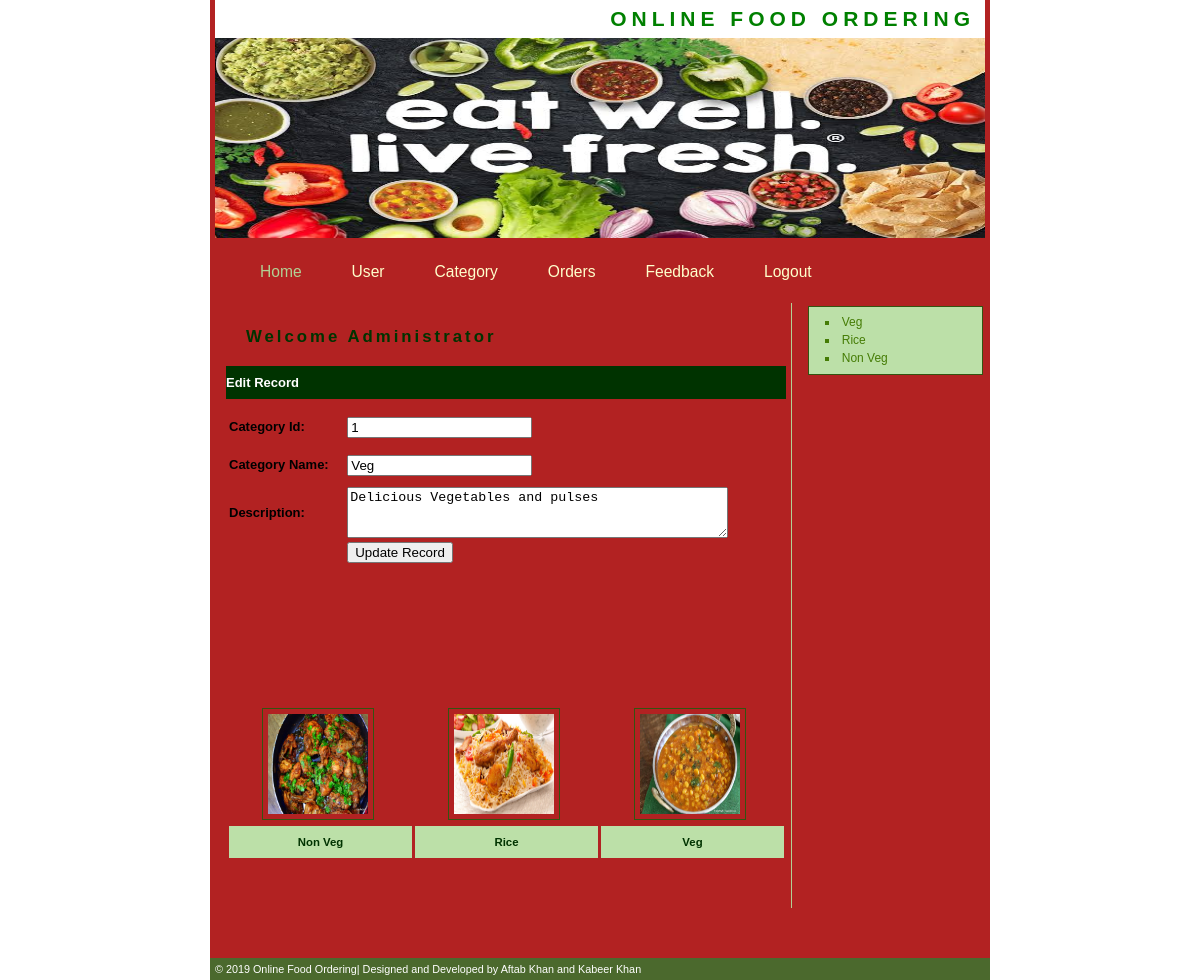
The page /Admin/EditCategory.php?CatId=1 on the database its author committed.
### tables this page shows
CREATE TABLE IF NOT EXISTS `category_master` (
  `CategoryId` int(11) NOT NULL AUTO_INCREMENT,
  `CategoryName` varchar(20) NOT NULL,
  `Description` varchar(200) NOT NULL,
  `Image` varchar(100) NOT NULL,
  PRIMARY KEY (`CategoryId`)
);

### Admin/EditCategory.php (the view, shortened to what this page needs)
<!DOCTYPE html PUBLIC "-//W3C//DTD XHTML 1.0 Transitional//EN" "http://www.w3.org/TR/xhtml1/DTD/xhtml1-transitional.dtd">
<html xmlns="http://www.w3.org/1999/xhtml">
<head>
<link href="style.css" rel="stylesheet" type="text/css" />
<link href="../SpryAssets/SpryValidationTextField.css" rel="stylesheet" type="text/css" />
</head>
<body>
<div id="wrapper">
  <?php
  include "Header.php";
  ?>
  <div id="content">
    <h2><span style="color:#003300"> Welcome Administrator </span></h2>
    <table width="100%" height="209" border="0" cellpadding="0" cellspacing="0">
      <tr>
        <td height="33" bgcolor="#003300"><span class="style10 style11 style12">Edit Record</span></td>
      </tr>
      <tr>
        <td><?php
$Id=$_GET['CatId'];
$con = mysql_connect("localhost","root");
$sql = "select * from Category_Master where CategoryId=".$Id."";
$result = mysql_query($sql,$con);
while($row = mysql_fetch_array($result))
{
$Id=$row['CategoryId'];
$Name=$row['CategoryName'];
$Description=$row['Description'];
}
?>
            <form method="post" action="UpdateCategory.php">
              <table width="100%" border="0">
                <tr>
                  <td height="32"><span class="style8">Category Id:</span></td>
                  <td><span id="sprytextfield1">
                    <label>
                    <input name="txtId" type="text" id="txtId" value="<?php echo $Id;?>" />
                    </label>
                    <span class="textfieldRequiredMsg">A value is required.</span></span></td>
                </tr>
                <tr>
                  <td height="36"><span class="style8">Category Name:</span></td>
                  <td><span id="sprytextfield2">
                    <label>
                    <input name="txtName" type="text" id="txtName" value="<?php echo $Name;?>" />
                    </label>
                    <span class="textfieldRequiredMsg">A value is required.</span></span></td>
                </tr>
                <tr>
                  <td height="36"><span class="style8">Description:</span></td>
                  <td><span id="sprytextfield3">
                    <label>
                    <textarea name="txtDesc" id="txtDesc" cols="45" rows="3" ><?php echo $Description;?></textarea>
                    </label>
                    <span class="textfieldRequiredMsg">A value is required.</span></span></td>
                </tr>
                <tr>
                  <td></td>
                  <td><input type="submit" name="submit" value="Update Record" /></td>
                </tr>
</table>
            </form>
            </td>
      </tr>
    </table>
    <p align="justify">&nbsp;</p>
    <h2>&nbsp;</h2>
    <?php
      include "categoryList.php";
      ?>
    <p>&nbsp;</p>
  </div>
 <?php
 include "Right.php";
 ?>
   <?php
 include "Footer.php";
 ?>
</div>
</body>
</html>

### Admin/Right.php (shortened to what this page needs)
<div id="right-col">
    <div class="scroll">
       <ul class="side">
           <?php
$con = mysql_connect("localhost","root");
$sql = "select * from Category_Master";
$result = mysql_query($sql,$con);
while($row = mysql_fetch_array($result))
{
$Id=$row['CategoryId'];
$CategoryName=$row['CategoryName'];
?>
     <li><a href="Products.php?CategoryId=<?php echo $Id;?>"><?php echo $CategoryName;?></a></li>
    <?php
	}
?>
    </ul>
  </div>
</div>

### Admin/style.css (style rules this page uses)
body { margin : 0; padding : 0; text-align : left; font : 75% "Trebuchet MS", verdana, arial, sans-serif; line-height : 1.5em; background : url(img/banner1.jpg); }
#wrapper { position : relative; width : 780px; margin-right : auto; margin-left : auto; padding : 0; border : 0px solid green; background: #B22222; }
#content { width : 560px; float : left; margin-top : 0; margin-left : 11px; padding : 5px; border-right : 1px solid #b2d094; }
#content p { padding : 0 20px; }
#right-col { width : 175px; margin : 5px 0 0 590px; border-left : 1px none #28460a; padding : 3px; }
div.scroll { height : auto; width : 160px; padding : 1ex; margin : 0 0 30px 5px; border : 1px solid #345411; background : #BCE0A8; color : #000; }
h2 { margin : 20px; font-size : 140%; letter-spacing : 3px; background : inherit; color : green; }
a:link, a:visited { text-decoration : none; background : inherit; color : #457C05; }
ul.side { list-style-type : square; padding : 0; margin : 0; background : inherit; color : #457C05; }
.side li { padding-left : 0.2em; margin-left : 2em; }

### Admin/EditCategory.php (style rules this page uses)
.style10 { font-family: Verdana, Arial, Helvetica, sans-serif; font-size: small; font-weight: bold; color: #FFFFFF; }
.style11 { color: #192666 }
.style8 { font-family: Verdana, Arial, Helvetica, sans-serif; font-size: small; font-weight: bold; }

### rows shown on the page
category_master: txtId "1", txtName "Veg", txtDesc "Delicious Vegetables and pulses", CategoryName "Veg"
category_master: CategoryName "Rice"
category_master: CategoryName "Non Veg"
